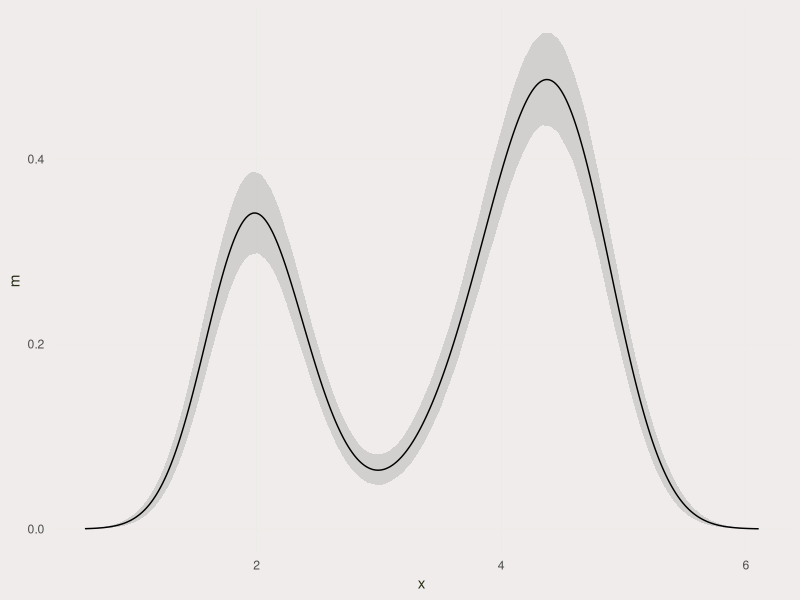

Reproduce this figure in R.
## ---- chunk 1
knitr::opts_chunk$set(echo = TRUE,
                      dev = "png",
                      dpi=500,
                      message = FALSE,
                      warning = FALSE)
## ---- chunk 2
rm(list = ls())

library(ggplot2)
library(dplyr)
library(magrittr)
library(broom)
library(purrr)
## ---- chunk 3

theme_c <- function(...) {
  theme_minimal() +
    theme(
      text = element_text(color = "#283018"),
      # panel.grid.minor = element_line(color = "#ebebe5", size = 0.2),
      panel.grid.major = element_line(color = "#ebebe5", size = 0.2),
      panel.grid.minor = element_blank(),
      plot.background = element_rect(fill = "#f0eceb", color = NA), 
      panel.background = element_rect(fill = "#f0eceb", color = NA), 
      legend.background = element_rect(fill = "#f0eceb", color = NA),
      panel.border = element_blank(),
      legend.position = "bottom",
      ...
    )
}


## ---- chunk 4


faithful <- faithful %>% as_tibble()

fit1 <- density(faithful$eruptions)

get_bs <- function(df){
  df[sample(nrow(df), replace = TRUE), ]
}

density_from_bs <- function(df){
  bs <- get_bs(df)
  density(bs$eruptions,
          from=min(fit1$x),
          to=max(fit1$x))
}

r <- map(1:1000, ~density_from_bs(faithful)) %>% 
  map_df(~tidy(.))


r %>% 
  group_by(x) %>% 
  summarise(m = mean(y),
            upper = quantile(y, 0.95),
            lower = quantile(y, 0.05)) %>% 
  ggplot(aes(x=x, y=m)) +
  geom_ribbon(aes(ymin = lower, ymax = upper),
              fill = "grey70", alpha=0.5) +
  geom_line() +
  theme_c()



